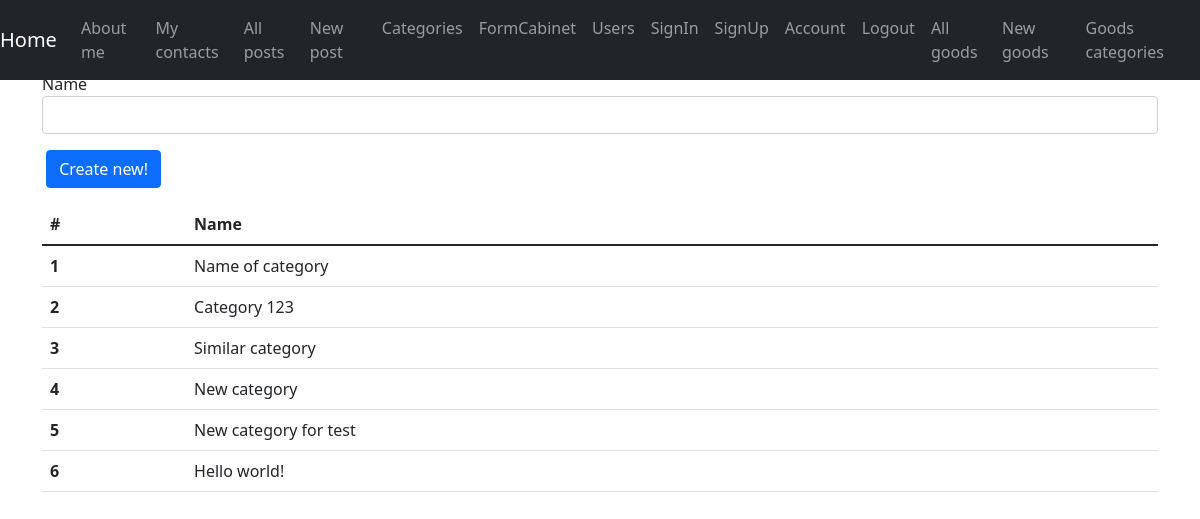
Screenshot of /posts/categories with the database file from the repository.
### app/posts/models.py (models this page shows)
class Category(db.Model):
    id = db.Column(db.Integer, primary_key=True)
    name = db.Column(db.String(50), nullable=False, unique=True)
    posts = db.relationship("Post", back_populates="category")

### app/posts/controller.py (the view)
@posts.route('/categories', methods=['GET', 'POST'])
def categories():
    form = CategoryForm()
    if form.name.data:
        category = Category(name=form.name.data)
        db.session.add(category)
        db.session.commit()
        form.name.data = ''
        flash('Category ' + category.name + ' added!', category='success')
    categories = Category.query.all()
    return render_template('categories.html', categories=categories,
                           form=form, menu=App.getMenu())

### app/posts/form.py
class CategoryForm(FlaskForm):
    name = StringField('Name',
                       validators=[InputRequired(), Length(min=2, max=50)])
    submit = SubmitField('')

### app/app.py (called while the page is built)
    @staticmethod
    def getMenu():
        return {
            "/about": "About me",
            "/contacts": "My contacts",
            "/posts": "All posts",
            "/posts/create": "New post",
            "/posts/categories": "Categories",
            "/forms/form": "FormCabinet",
            "/auth/users": "Users",
            "/auth/login": "SignIn",
            "/auth/register": "SignUp",
            "/auth/account": "Account",
            "/auth/logout": "Logout",
            "/goods": "All goods",
            "/goods/create": "New goods",
            "/goods/categories": "Goods categories"
        }

### app/posts/templates/categories.html (shortened to what this page needs)
{% from "_render_field.html" import render_field %}
{% extends 'parent.html' %}
{% block content %}
<form method="POST">
    <div class="form-group">
        {{ render_field(form.name, class='form-control') }}
    </div>
    <div class="form-group">
        {{ render_field(form.submit, value='Create new!', class='btn btn-primary') }}
    </div>
</form>
<table class="table">
  <thead>
    <tr>
      <th scope="col">#</th>
      <th scope="col">Name</th>
  </tr>
</thead>
<tbody>
    {% for cat in categories %}
    <tr>
      <th scope="row">{{cat.id}}</th>
      <td>{{cat.name}}</td>
  </tr>
  {% endfor %}
</table>
{% endblock %}

### rows the page displays
Category: id "1", name "Name of category"
Category: id "2", name "Category 123"
Category: id "3", name "Similar category"
Category: id "4", name "New category"
Category: id "5", name "New category for test"
Category: id "6", name "Hello world!"

### other values shown
{{ label }} "About me" "My contacts" "All posts" "New post" "Categories" "FormCabinet" "Users" "SignIn" "SignUp" "Account" "Logout" "All goods" "New goods" "Goods categories"
{{ field.label }} "Name"
